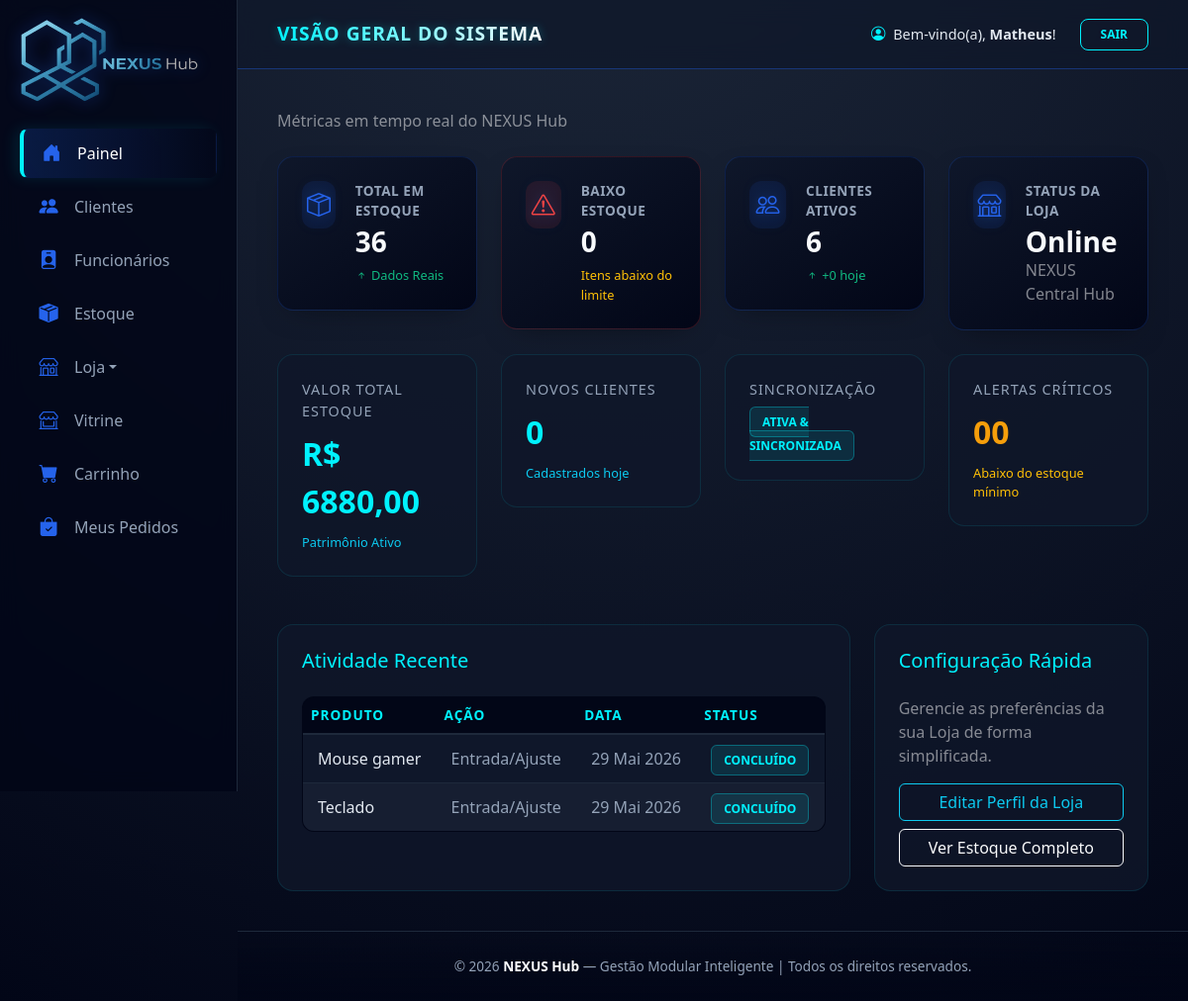
The app's page /nexushub/dashboard/painel/ (signed in), older data.
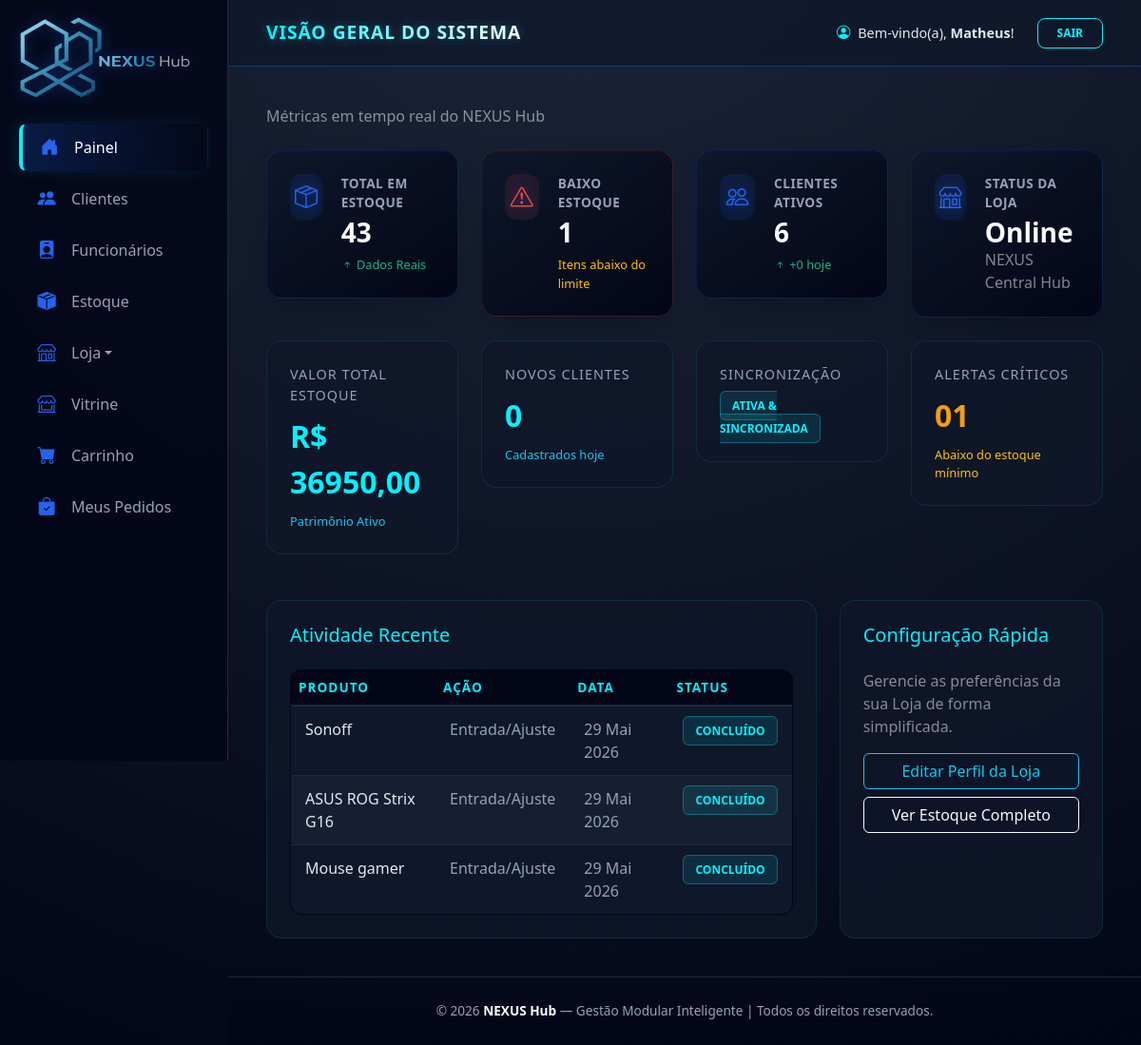
The same page, newer data.
### dashboard/models.py (models this page shows, shortened)
class Produto(models.Model):
    loja = models.ForeignKey(Loja, on_delete=models.CASCADE)
    categoria = models.ForeignKey('Categoria', on_delete=models.SET_NULL, null=True, blank=True)
    nome = models.CharField(max_length=255)
    descricao = models.TextField()
    preco = models.DecimalField(max_digits=10, decimal_places=2)
    estoque = models.IntegerField(default=0)
    estoque_minimo = models.IntegerField(default=5)
    ativo = models.BooleanField(default=True)
    data_criacao = models.DateTimeField(auto_now_add=True)

### dashboard/decorators.py (the view, shortened to what this page needs)
    @login_required(login_url='login_view')
    def _wrapped_view(request, *args, **kwargs):
        if request.user.is_superuser:
            return view_func(request, *args, **kwargs)

### dashboard/templates/dashboard.html (shortened to what the changed rows need)
{% extends "base.html" %}
{% load humanize %}
{% block content %}
<div class="dashboard-container">
    <div class="row g-4 mb-4">
        <div class="col-md-3">
            <div class="stat-card">
                <div class="stat-content">
                    <span class="stat-label">Total em Estoque</span>
                    <h3 class="stat-value">{{ total_itens }}</h3>
                    <span class="stat-trend trend-up"><i class="bi bi-arrow-up-short"></i> Dados Reais</span>
                </div>
            </div>
        </div>
        <div class="col-md-3">
            <div class="stat-card warning">
                <div class="stat-content">
                    <span class="stat-label">Baixo Estoque</span>
                    <h3 class="stat-value">{{ alertas_reposicao }}</h3>
                    <span class="stat-trend text-warning">Itens abaixo do limite</span>
                </div>
            </div>
        </div>
    </div>
    <div class="row g-4 mb-5">
        <div class="col-md-3">
            <div class="metric-card">
                <div class="metric-label">Valor Total Estoque</div>
                <div class="metric-value">R$ {{ valor_estoque|floatformat:2 }}</div>
                <div class="text-info" style="font-size: 0.8rem;">Patrimônio Ativo</div>
            </div>
        </div>
        <div class="col-md-3">
            <div class="metric-card">
                <div class="metric-label">Alertas Críticos</div>
                <div class="metric-value" style="color: #f59e0b;">{{ alertas_reposicao|stringformat:"02d" }}</div>
                <div class="text-warning" style="font-size: 0.8rem;">Abaixo do estoque mínimo</div>
            </div>
        </div>
    </div>
    <div class="row g-4">
        <div class="col-lg-8">
            <div class="metric-card h-100">
                <div class="table-responsive">
                    <table class="table nexus-table mb-0">
                        <thead>
                            <tr>
                                <th>Produto</th>
                                <th>Ação</th>
                                <th>Data</th>
                                <th>Status</th>
                            </tr>
                        </thead>
                        <tbody>
                            {% for produto in produtos|slice:":3" %}
                            <tr>
                                <td>{{ produto.nome }}</td>
                                <td>Entrada/Ajuste</td>
                                <td>{{ hoje|date:"d M Y" }}</td>
                                <td><span class="badge-nexus badge-online">Concluído</span></td>
                            </tr>
                            {% empty %}
                            <tr>
                                <td colspan="4" class="text-center text-muted py-3">Sem atividades recentes</td>
                            </tr>
                            {% endfor %}
                        </tbody>
                    </table>
                </div>
            </div>
        </div>
    </div>
</div>
{% endblock %}

Row changes from the older to the newer data that the page shows:
no longer on this page (row unchanged): Produto: nome "Teclado", hoje "29 Mai 2026"
added Produto: nome "Sonoff", hoje "29 Mai 2026"
added Produto: nome "ASUS ROG Strix G16", hoje "29 Mai 2026"
Text that changed along with them:
{{ total_itens }}: "36" → "43"
{{ alertas_reposicao }}: "0" → "1"
{{ valor_estoque|floatformat:2 }}: "6880,00" → "36950,00"
{{ alertas_reposicao|stringformat:"02d" }}: "00" → "01"
